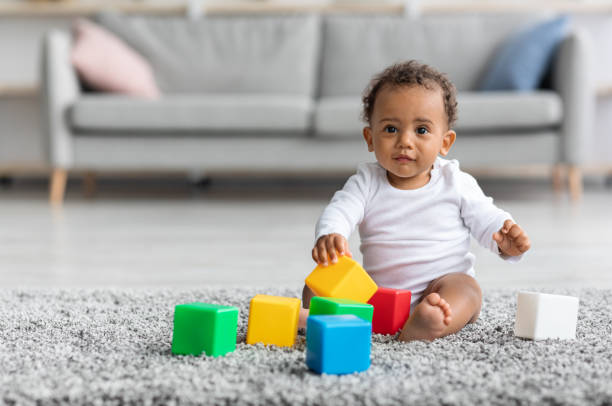
#> input picture Lab_5/Rubayed/Codes/baby2.jpg, 612 x 406 px
$ python edge-detection.py   (older library calls are emulated)
#> lines starting #> are read from the running program, lines starting #| are printed output that depends on the picture
import cv2
import numpy as np
import matplotlib.pyplot as plt

# Read the image
img = cv2.imread('baby2.jpg')  # Replace with your image file
#> img is the input picture: shape (406, 612, 3); mean B, G, R 166.9, 172.3, 172.7
# Convert to RGB (OpenCV loads images in BGR format)
img = cv2.cvtColor(img, cv2.COLOR_BGR2RGB)

# Check if the image is already grayscale
if len(img.shape) == 3:
    gray_img = cv2.cvtColor(img, cv2.COLOR_RGB2GRAY)  # Convert to grayscale if it's a color image
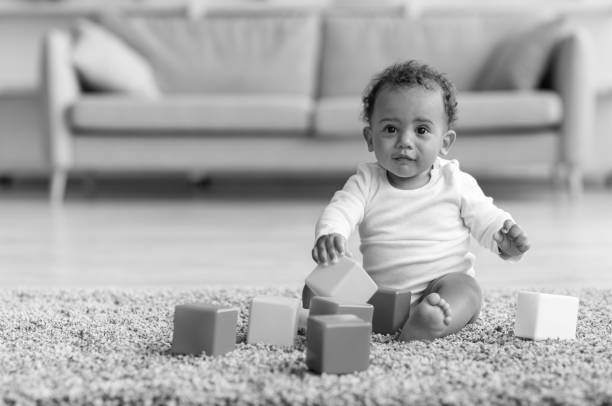
#> gray_img: shape (406, 612); min 1, max 255, mean 171.8
else:
    gray_img = img  # Use the image as is if it's already grayscale

# Prewitt Edge Detection
prewitt_x = np.array([[1, 0, -1], [1, 0, -1], [1, 0, -1]])
prewitt_y = np.array([[1, 1, 1], [0, 0, 0], [-1, -1, -1]])
prewitt_edge_x = cv2.filter2D(gray_img.astype(float), -1, prewitt_x)
prewitt_edge_y = cv2.filter2D(gray_img.astype(float), -1, prewitt_y)
prewitt_edge = np.sqrt(prewitt_edge_x**2 + prewitt_edge_y**2)

# Sobel Edge Detection
sobel_x = cv2.Sobel(gray_img.astype(float), cv2.CV_64F, 1, 0, ksize=5)
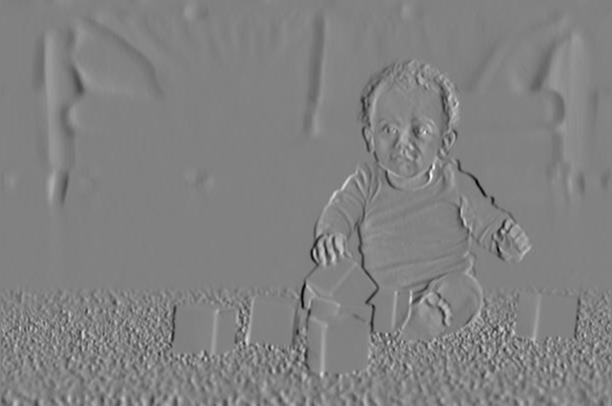
#> sobel_x: shape (406, 612) float64; min -7046, max 6812, mean 4.8; drawn with min black and max white
sobel_y = cv2.Sobel(gray_img.astype(float), cv2.CV_64F, 0, 1, ksize=5)
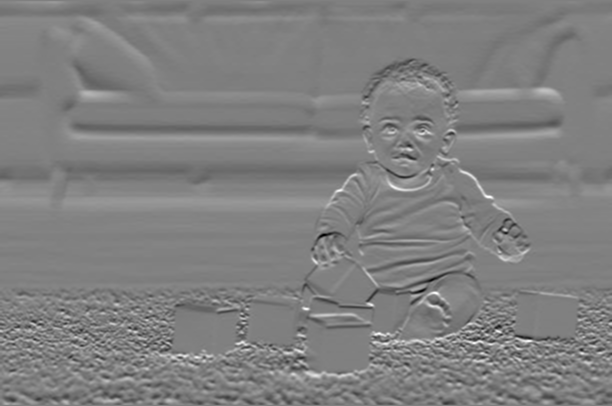
#> sobel_y: shape (406, 612) float64; min -6437, max 6329, mean -20.2; drawn with min black and max white
sobel_edge = np.sqrt(sobel_x**2 + sobel_y**2)

# Roberts Edge Detection
roberts_x = np.array([[1, 0], [0, -1]])
roberts_y = np.array([[0, 1], [-1, 0]])
roberts_edge_x = cv2.filter2D(gray_img.astype(float), -1, roberts_x)
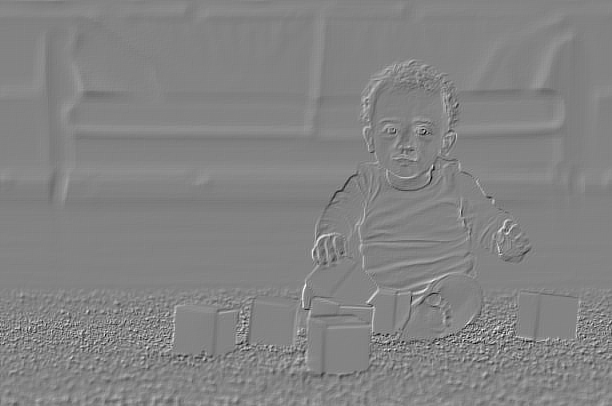
#> roberts_edge_x: shape (406, 612) float64; min -139, max 130, mean 0.1; drawn with min black and max white
roberts_edge_y = cv2.filter2D(gray_img.astype(float), -1, roberts_y)
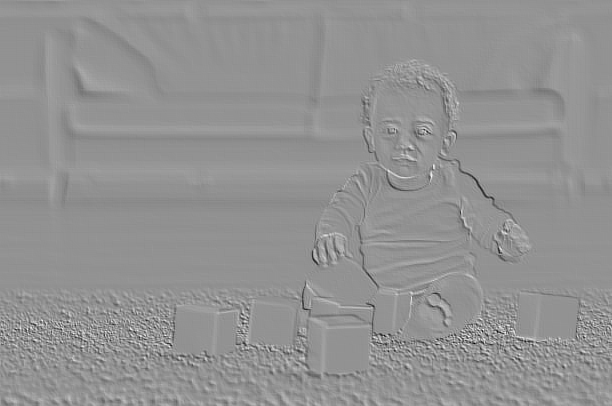
#> roberts_edge_y: shape (406, 612) float64; min -165, max 122, mean 0.2; drawn with min black and max white
roberts_edge = np.sqrt(roberts_edge_x**2 + roberts_edge_y**2)
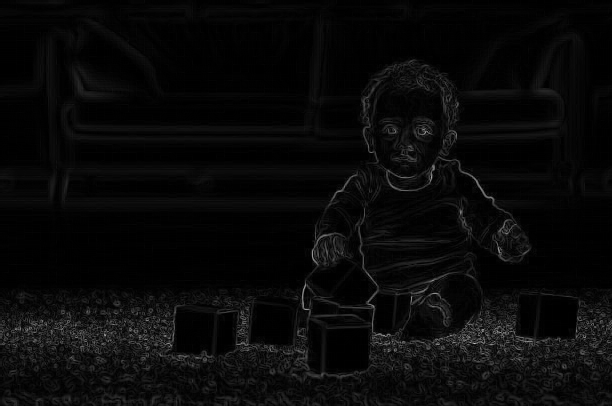
#> roberts_edge: shape (406, 612) float64; min 0, max 196.1, mean 9.4

# Isotropic Edge Detection (Laplacian of Gaussian)
gaussian_blur = cv2.GaussianBlur(gray_img.astype(float), (5, 5), 1)
log_edge = cv2.Laplacian(gaussian_blur, cv2.CV_64F)
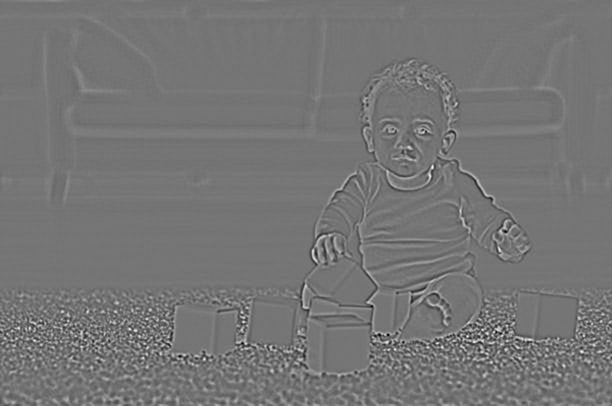
#> log_edge: shape (406, 612) float64; min -51.03, max 59.66, mean 0; drawn with min black and max white

# Display results
plt.figure(figsize=(10, 10))
plt.subplot(3, 2, 1); plt.imshow(img.astype(np.uint8)); plt.title('Real Image'); plt.axis('off')
plt.subplot(3, 2, 2); plt.imshow(prewitt_edge, cmap='gray'); plt.title('Prewitt Edge Detection'); plt.axis('off')
plt.subplot(3, 2, 3); plt.imshow(sobel_edge, cmap='gray'); plt.title('Sobel Edge Detection'); plt.axis('off')
plt.subplot(3, 2, 4); plt.imshow(roberts_edge, cmap='gray'); plt.title('Roberts Edge Detection'); plt.axis('off')
plt.subplot(3, 2, 5); plt.imshow(log_edge, cmap='gray'); plt.title('Laplacian of Gaussian Edge Detection'); plt.axis('off')

# Adjust figure properties
plt.suptitle('Edge Detection Methods', fontsize=16)
plt.tight_layout()
plt.show()
